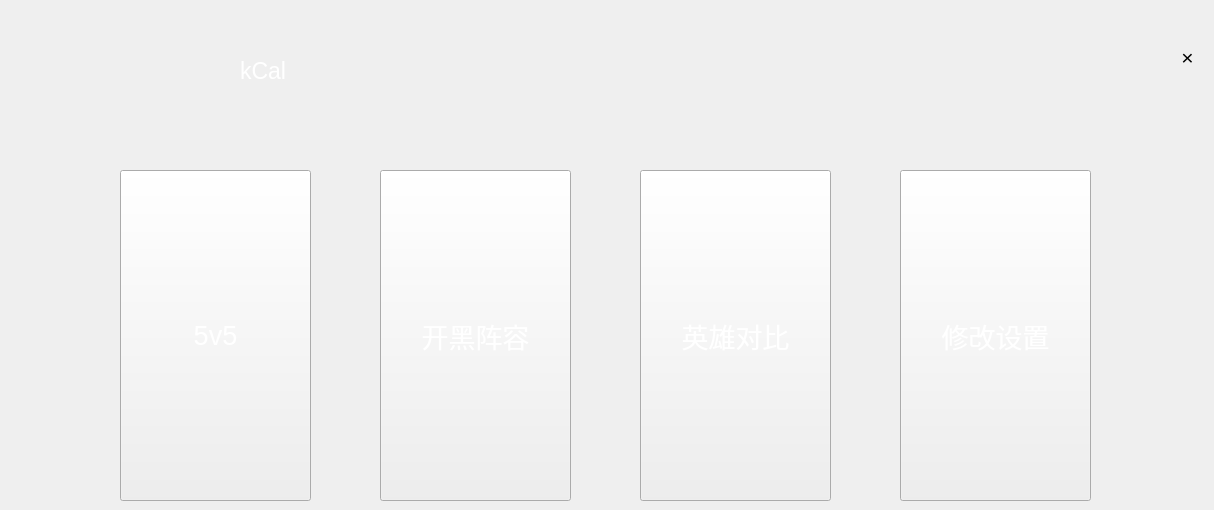
    <widget class="QWidget" name="page_3">
     <widget class="QPushButton" name="pushButton_kCal_return">
      <property name="geometry">
       <rect>
        <x>10</x>
        <y>40</y>
        <width>194</width>
        <height>59</height>
       </rect>
      </property>
      <property name="styleSheet">
       <string notr="true">QPushButton {
  min-width:194px;
  max-width:194px;
  min-height:59px;
  max-height:59px;
  border-width: 0px;
  border-style: outset;
  font-size: 28px;
  border-radius: 0px;
  color: black;
  background-color: transparent;
  border-color: red;
  box-shadow: 0px 0px 0px rgba(0, 0, 127, 255);
  background-image: url(D:/kCal/icon_pic/85923789d31e1c88f5cb6808dd1eb125_back.png);
  image: url(C:/Users/zhangyun/Desktop/icon_pic/85923789d31e1c88f5cb6808dd1eb125_back.png);
}</string>
      </property>
      <property name="text">
       <string/>
      </property>
     </widget>
     <widget class="QPushButton" name="pushButton_datachange">
      <property name="geometry">
       <rect>
        <x>900</x>
        <y>170</y>
        <width>191</width>
        <height>331</height>
       </rect>
      </property>
      <property name="font">
       <font>
        <pointsize>20</pointsize>
       </font>
      </property>
      <property name="styleSheet">
       <string notr="true">background-image: url(D:/kCal/data_processing/test/11.jpg);
color:white;</string>
      </property>
      <property name="text">
       <string>修改设置</string>
      </property>
     </widget>
     <widget class="QPushButton" name="pushButton_ability">
      <property name="geometry">
       <rect>
        <x>380</x>
        <y>170</y>
        <width>191</width>
        <height>331</height>
       </rect>
      </property>
      <property name="font">
       <font>
        <pointsize>20</pointsize>
       </font>
      </property>
      <property name="styleSheet">
       <string notr="true">background-image: url(D:/kCal/data_processing/test/13.jpg);
color:white;</string>
      </property>
      <property name="text">
       <string>开黑阵容</string>
      </property>
     </widget>
     <widget class="QPushButton" name="pushButton_vs">
      <property name="geometry">
       <rect>
        <x>640</x>
        <y>170</y>
        <width>191</width>
        <height>331</height>
       </rect>
      </property>
      <property name="font">
       <font>
        <pointsize>20</pointsize>
       </font>
      </property>
      <property name="styleSheet">
       <string notr="true">background-image: url(D:/kCal/data_processing/test/14.jpg);
color:white;</string>
      </property>
      <property name="text">
       <string>英雄对比</string>
      </property>
     </widget>
     <widget class="QPushButton" name="pushButton_525">
      <property name="geometry">
       <rect>
        <x>120</x>
        <y>170</y>
        <width>191</width>
        <height>331</height>
       </rect>
      </property>
      <property name="font">
       <font>
        <pointsize>20</pointsize>
       </font>
      </property>
      <property name="styleSheet">
       <string notr="true">background-image: url(D:/kCal/data_processing/test/12.jpg);
color:white;</string>
      </property>
      <property name="text">
       <string>5v5</string>
      </property>
     </widget>
     <widget class="QLabel" name="label_3">
      <property name="geometry">
       <rect>
        <x>240</x>
        <y>40</y>
        <width>221</width>
        <height>61</height>
       </rect>
      </property>
      <property name="font">
       <font>
        <pointsize>17</pointsize>
       </font>
      </property>
      <property name="styleSheet">
       <string notr="true">color:white;</string>
      </property>
      <property name="text">
       <string>kCal</string>
      </property>
     </widget>
     <widget class="QPushButton" name="pushButton_quit_3">
      <property name="geometry">
       <rect>
        <x>1170</x>
        <y>40</y>
        <width>35</width>
        <height>35</height>
       </rect>
      </property>
      <property name="font">
       <font>
        <pointsize>-1</pointsize>
       </font>
      </property>
      <property name="styleSheet">
       <string notr="true">QPushButton {
  min-width:35px;
  max-width:35px;
  min-height:35px;
  max-height:35px;
  border-width: 0px;
  font-size: 21px;
  border-radius: 16px;
  background-color: transparent;
}</string>
      </property>
      <property name="text">
       <string>×</string>
      </property>
     </widget>
    </widget>
